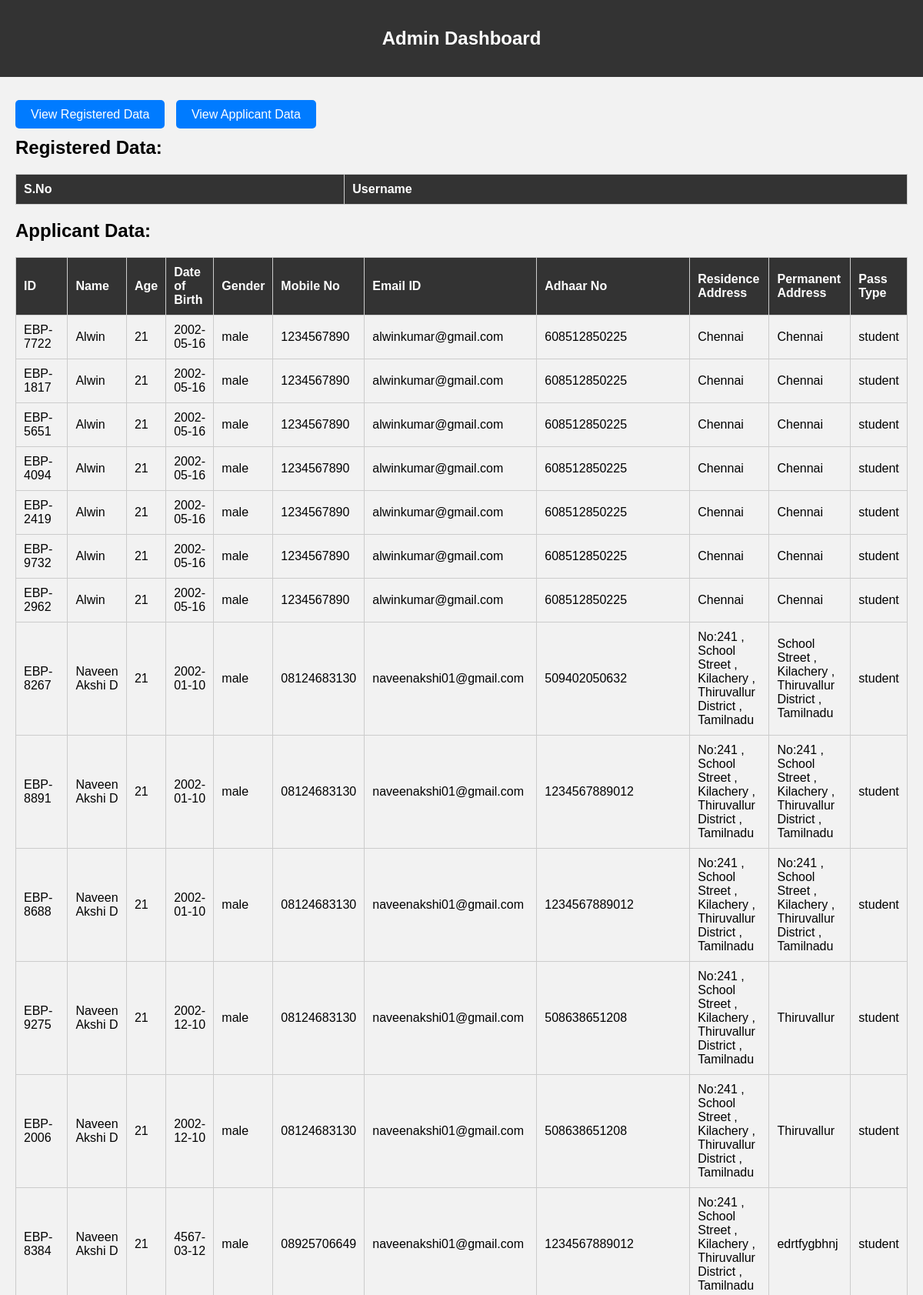
Screenshot of /view-applicant-data (upper part) with the database file from the repository.
### tables this page shows
CREATE TABLE applicants (
            id TEXT PRIMARY KEY,
            name TEXT NOT NULL,
            age INTEGER NOT NULL,
            dob TEXT NOT NULL,
            gender TEXT NOT NULL,
            mobile TEXT NOT NULL,
            email TEXT NOT NULL,
            adhar TEXT NOT NULL,
            residence TEXT NOT NULL,
            permanent TEXT NOT NULL,
            pass_type TEXT NOT NULL
        );

### app.py (the view)
@app.route('/view-applicant-data')
def view_applicant_data():
    conn = sqlite3.connect(DB_APPLICANT_NAME)
    cursor = conn.cursor()
    cursor.execute("SELECT * FROM applicants")
    applicant_data = cursor.fetchall()
    conn.close()
    return render_template('admin_dashboard.html', applicant_data=applicant_data)

### templates/admin_dashboard.html (shortened to what this page needs)
<!DOCTYPE html>
<html lang="en">
<head>
</head>
<body>
    <header>
        <h1>Admin Dashboard</h1>
    </header>
    <main>
        <div class="button-container">
            <a href="{{ url_for('view_registered_data') }}" class="button">View Registered Data</a>
            <a href="{{ url_for('view_applicant_data') }}" class="button">View Applicant Data</a>
        </div>
        <h2>Registered Data:</h2>
        <table>
            <tr>
                <th>S.No</th>
                <th>Username</th>
            </tr>
        </table>
        <h2>Applicant Data:</h2>
        <table>
            <tr>
                <th>ID</th>
                <th>Name</th>
                <th>Age</th>
                <th>Date of Birth</th>
                <th>Gender</th>
                <th>Mobile No</th>
                <th>Email ID</th>
                <th>Adhaar No</th>
                <th>Residence Address</th>
                <th>Permanent Address</th>
                <th>Pass Type</th>
            </tr>
            {% for applicant in applicant_data %}
                <tr>
                    <td>{{ applicant[0] }}</td>
                    <td>{{ applicant[1] }}</td>
                    <td>{{ applicant[2] }}</td>
                    <td>{{ applicant[3] }}</td>
                    <td>{{ applicant[4] }}</td>
                    <td>{{ applicant[5] }}</td>
                    <td>{{ applicant[6] }}</td>
                    <td>{{ applicant[7] }}</td>
                    <td>{{ applicant[8] }}</td>
                    <td>{{ applicant[9] }}</td>
                    <td>{{ applicant[10] }}</td>
                </tr>
            {% endfor %}
        </table>
    </main>
</body>
</html>

### templates/admin_dashboard.html (style rules this page uses)
body { font-family: Arial, sans-serif; background-color: #f2f2f2; margin: 0; padding: 0; }
header { background-color: #333; color: #fff; text-align: center; padding: 20px 0; }
h1 { font-size: 24px; }
main { padding: 20px; }
table { width: 100%; border-collapse: collapse; margin-top: 20px; }
table, th, td { border: 1px solid #ccc; }
th, td { padding: 10px; text-align: left; }
th { background-color: #333; color: #fff; }
.button-container { margin-top: 20px; }
.button { background-color: #007BFF; color: #fff; padding: 10px 20px; text-decoration: none; border-radius: 5px; margin-right: 10px; }

### rows the page displays
applicants: id "EBP-7722", name "Alwin", age "21", dob "2002-05-16", gender "male", mobile "1234567890", email "alwinkumar@gmail.com", adhar "608512850225", residence "Chennai", permanent "Chennai", pass_type "student"
applicants: id "EBP-1817", name "Alwin", age "21", dob "2002-05-16", gender "male", mobile "1234567890", email "alwinkumar@gmail.com", adhar "608512850225", residence "Chennai", permanent "Chennai", pass_type "student"
applicants: id "EBP-5651", name "Alwin", age "21", dob "2002-05-16", gender "male", mobile "1234567890", email "alwinkumar@gmail.com", adhar "608512850225", residence "Chennai", permanent "Chennai", pass_type "student"
applicants: id "EBP-4094", name "Alwin", age "21", dob "2002-05-16", gender "male", mobile "1234567890", email "alwinkumar@gmail.com", adhar "608512850225", residence "Chennai", permanent "Chennai", pass_type "student"
applicants: id "EBP-2419", name "Alwin", age "21", dob "2002-05-16", gender "male", mobile "1234567890", email "alwinkumar@gmail.com", adhar "608512850225", residence "Chennai", permanent "Chennai", pass_type "student"
applicants: id "EBP-9732", name "Alwin", age "21", dob "2002-05-16", gender "male", mobile "1234567890", email "alwinkumar@gmail.com", adhar "608512850225", residence "Chennai", permanent "Chennai", pass_type "student"
applicants: id "EBP-2962", name "Alwin", age "21", dob "2002-05-16", gender "male", mobile "1234567890", email "alwinkumar@gmail.com", adhar "608512850225", residence "Chennai", permanent "Chennai", pass_type "student"
applicants: id "EBP-8267", name "Naveen Akshi D", age "21", dob "2002-01-10", gender "male", mobile "08124683130", email "naveenakshi01@gmail.com", adhar "509402050632", residence "No:241 , School Street , Kilachery , Thiruvallur District , Tamilnadu", permanent "School Street , Kilachery , Thiruvallur District , Tamilnadu", pass_type "student"
applicants: id "EBP-8891", name "Naveen Akshi D", age "21", dob "2002-01-10", gender "male", mobile "08124683130", email "naveenakshi01@gmail.com", adhar "1234567889012", residence "No:241 , School Street , Kilachery , Thiruvallur District , Tamilnadu", permanent "No:241 , School Street , Kilachery , Thiruvallur District , Tamilnadu", pass_type "student"
applicants: id "EBP-8688", name "Naveen Akshi D", age "21", dob "2002-01-10", gender "male", mobile "08124683130", email "naveenakshi01@gmail.com", adhar "1234567889012", residence "No:241 , School Street , Kilachery , Thiruvallur District , Tamilnadu", permanent "No:241 , School Street , Kilachery , Thiruvallur District , Tamilnadu", pass_type "student"
applicants: id "EBP-9275", name "Naveen Akshi D", age "21", dob "2002-12-10", gender "male", mobile "08124683130", email "naveenakshi01@gmail.com", adhar "508638651208", residence "No:241 , School Street , Kilachery , Thiruvallur District , Tamilnadu", permanent "Thiruvallur", pass_type "student"
applicants: id "EBP-2006", name "Naveen Akshi D", age "21", dob "2002-12-10", gender "male", mobile "08124683130", email "naveenakshi01@gmail.com", adhar "508638651208", residence "No:241 , School Street , Kilachery , Thiruvallur District , Tamilnadu", permanent "Thiruvallur", pass_type "student"
applicants: id "EBP-8384", name "Naveen Akshi D", age "21", dob "4567-03-12", gender "male", mobile "08925706649", email "naveenakshi01@gmail.com", adhar "1234567889012", residence "No:241 , School Street , Kilachery , Thiruvallur District , Tamilnadu", permanent "edrtfygbhnj", pass_type "student"
